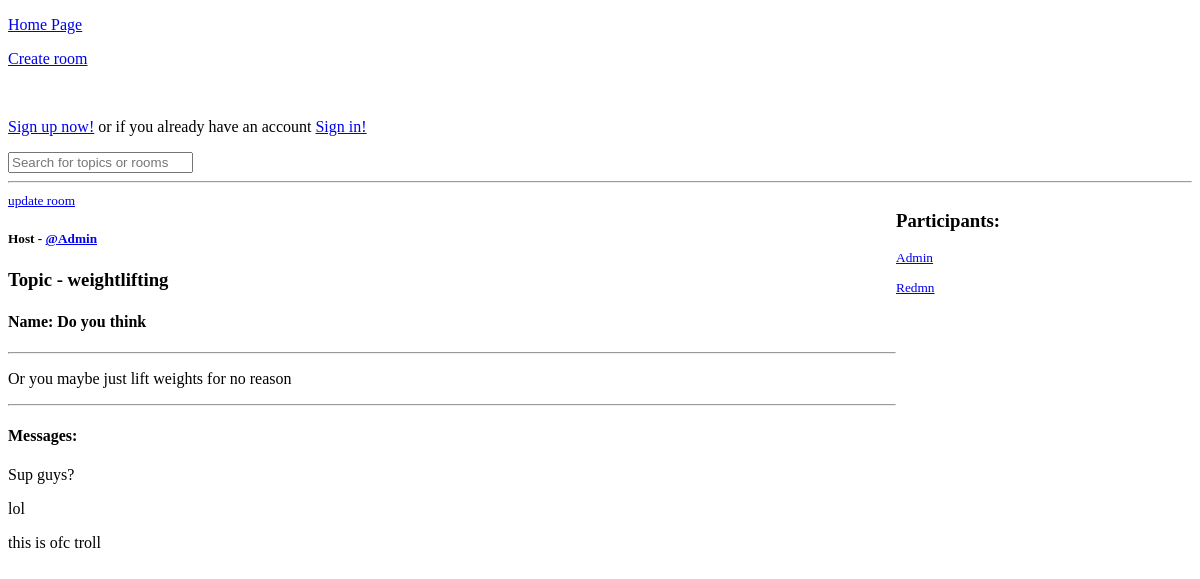
The app's page /room/10/, older data.
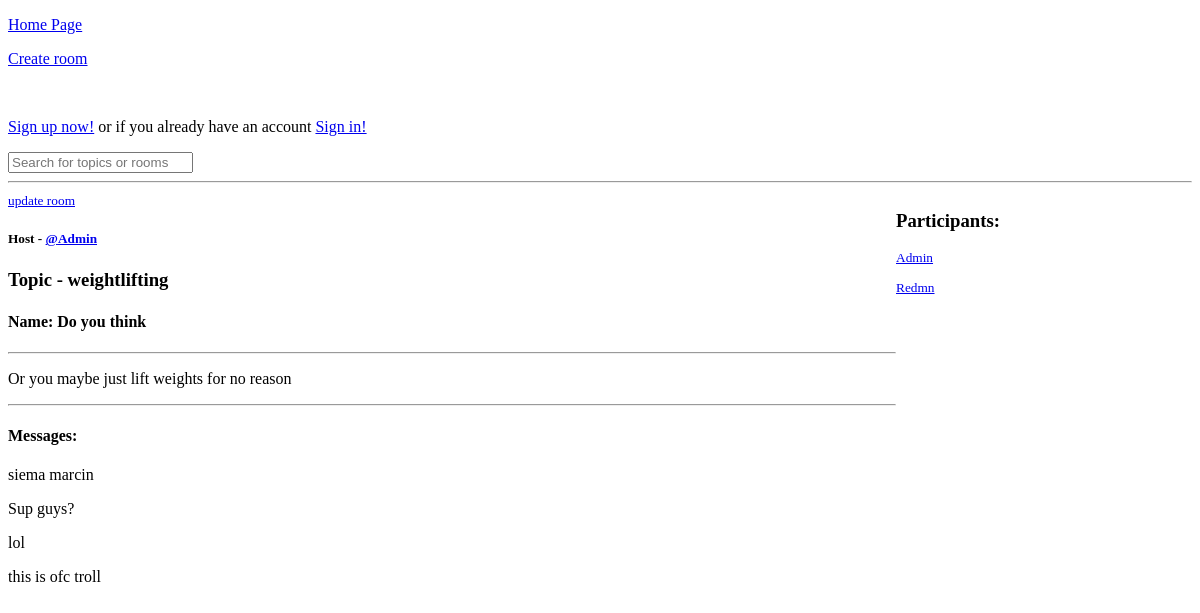
The same page, newer data.
### base/models.py (models this page shows, shortened)
class Message(models.Model):
    user = models.ForeignKey(User, on_delete=models.CASCADE)
    room = models.ForeignKey(Room, on_delete=models.CASCADE)
    body = models.TextField()
    updated = models.DateTimeField(auto_now=True)
    created = models.DateTimeField(auto_now_add=True)
    class Meta:
        ordering = ['-updated', '-created']
    def __str__(self):
        return self.body[0:50]

class User(AbstractUser):
    name = models.CharField(max_length=200, null=True)
    email = models.EmailField(unique=True, null=True)
    bio = models.TextField(null=True)
    USERNAME_FIELD = 'email'
    REQUIRED_FIELDS = []
    def __str__(self):
        return self.username.title()

### base/views.py (the view, shortened to what this page needs)
# urls.py: path('room/<str:pk>/', room, name='room'),
def room(request, pk):
    room = get_object_or_404(Room, id=pk)
    room_messages = room.message_set.all()
    room_participants = room.participants.all()
    context = {'room': room,
               'room_messages': room_messages,
               'room_participants': room_participants}
    return render(request, 'room.html', context)

### base/models.py (called while the page is built)
    def __str__(self):
        return self.name

### base/templates/room.html (shortened to what this page needs)
{% extends 'main.html' %}
{% block content %}
    <div class="room-container">
        <div>
            <small><a href="{% url 'update-room' room.id %}">update room</a></small>
            <h5>Host - <a href="{% url 'user-profile' room.id %}">@{{ room.host }}</a></h5>
            <h3>Topic - {{ room.topic }}</h3>
            <h4>Name: {{ room.name }}</h4>
            <hr>
            <p>{{ room.description }}</p>
            <hr>
            <h4>Messages:</h4>
            {% for item in room_messages %}
                <p>{{ item }}</p>
            {% endfor %}
        </div>
        <div>
            <h3>Participants:</h3>
            {% for participant in room_participants %}
                <small><p><a href="{% url 'user-profile' participant.id %}">{{ participant }}</a></p></small>
            {% endfor %}
        </div>
    </div>
{% endblock content %}

Row changes from the older to the newer data that the page shows:
added Message: body "siema marcin"
